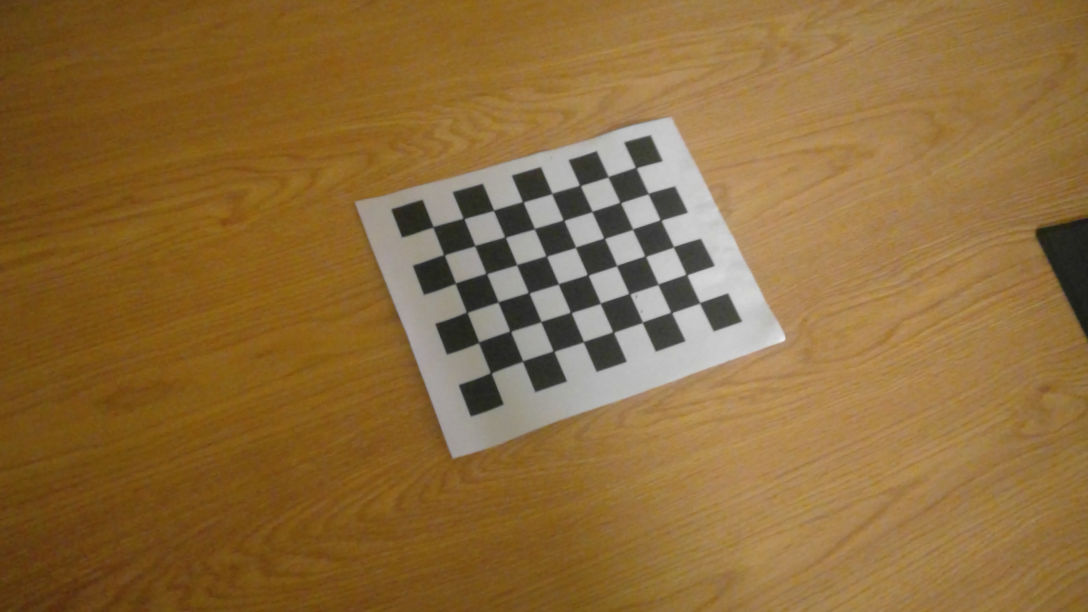
//> input picture data/c2/WIN_20170406_17_00_19_Pro.jpg, 3264 x 1836 px (shown at 1/3 size)
$ ./CameraCalibration   (built with g++ and OpenCV 4)
//> lines starting //> are read from the running program, lines starting //| are printed output that depends on the picture; after the words box and inside, x2 and y2 are one past the last pixel; in counts of white or black regions, pixels touching at a corner belong together
### ConsoleApplication1/stdafx.h
// stdafx.h : include file for standard system include files,
// or project specific include files that are used frequently, but
// are changed infrequently
//

#pragma once

#include "targetver.h"

#include <stdio.h>
#include <tchar.h>


// TODO: reference additional headers your program requires here

### ConsoleApplication1/CameraCalibration.cpp
// ConsoleApplication1.cpp : Defines the entry point for the console application.
//

#include "stdafx.h"
#include <opencv2/opencv.hpp>
#include <vector>

using namespace cv;
using namespace std;

int main()
{

	// Flip this parameter if you want to test the calibration from a saved file
	bool und = false;
	String calibFile = "checkers.calib";

	if (und) {
		cout << "Undistorting image...";
		FileStorage fs1(calibFile, FileStorage::READ);
		Mat intrinsic;
		Mat distCoeffs;
		fs1["intrinsic"] >> intrinsic;
		fs1["distCoeffs"] >> distCoeffs;
		Mat im = imread("../data/smile.jpg");
		Mat im_dist;

		undistort(im, im_dist, intrinsic, distCoeffs);
		resize(im_dist, im_dist, im_dist.size() / 4);
		resize(im, im, im.size() / 4);
		imshow("original", im);
		imshow("undistorted", im_dist);
		waitKey();
		return 0;
	}

	// Run the camera calibration algorithm
	cout << "Calibrating camera...\n";
	int numCornersHor = 8;
	int numCornersVer = 6;

	int numSquares = numCornersHor * numCornersVer;
	Size board_sz = Size(numCornersHor, numCornersVer);

	vector<vector<Point3f>> object_points;
	vector<vector<Point2f>> image_points;

	vector<Point2f> corners;
	int successes = 0;

	Mat image;
	Mat gray_image;

	vector<Point3f> obj;
	for (int j = 0; j<numSquares; j++)
		obj.push_back(Point3f(j / numCornersHor, j%numCornersHor, 0.0f));

	String path("../data/c2/*.jpg");
	vector<Mat> imgVec;
	vector<String> fn;
	glob(path, fn, true); // recurse
	for (size_t k = 0; k<fn.size(); ++k)
	{
		Mat im = imread(fn[k]);
//> im is the input picture: 1836 rows x 3264 cols, CV_8UC3; mean B, G, R 59, 107.8, 141.1
		//resize(im, im, Size(1080, 720));
		imgVec.push_back(im);
	}

	vector< Mat >::const_iterator itr = imgVec.begin();
	vector< Mat >::const_iterator end = imgVec.end();
	for (int i = 0; itr != end; ++itr, ++i)
	{
		cout << "Finding corners for image: " << i << "\n";
		itr->copyTo(image);
		cvtColor(image, gray_image, CV_BGR2GRAY);

		bool found = findChessboardCorners(image, board_sz, corners, CV_CALIB_CB_ADAPTIVE_THRESH | CV_CALIB_CB_FILTER_QUADS);

		cornerSubPix(gray_image, corners, Size(11, 11), Size(-1, -1), TermCriteria(CV_TERMCRIT_EPS | CV_TERMCRIT_ITER, 30, 0.1));
		drawChessboardCorners(gray_image, board_sz, corners, found);

		image_points.push_back(corners);
		object_points.push_back(obj);

	}
//> this loop made 3 passes
//| Finding corners for image: 0
//| Finding corners for image: 1
//| Finding corners for image: 2
//> pass 1, `cvtColor(image, gray_image, CV_BGR2GRAY);`:
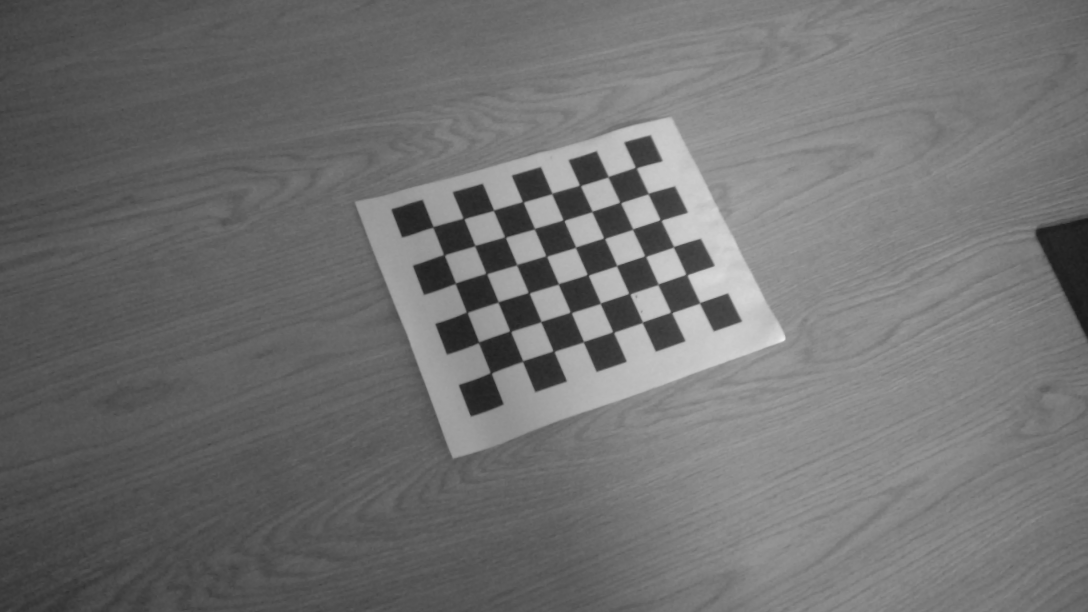
//> gray_image: 1836 rows x 3264 cols, CV_8UC1 (shown at 1/3 size); min 23, max 242, mean 112.2
//> pass 1, `drawChessboardCorners(gray_image, board_sz, corners, found);`:
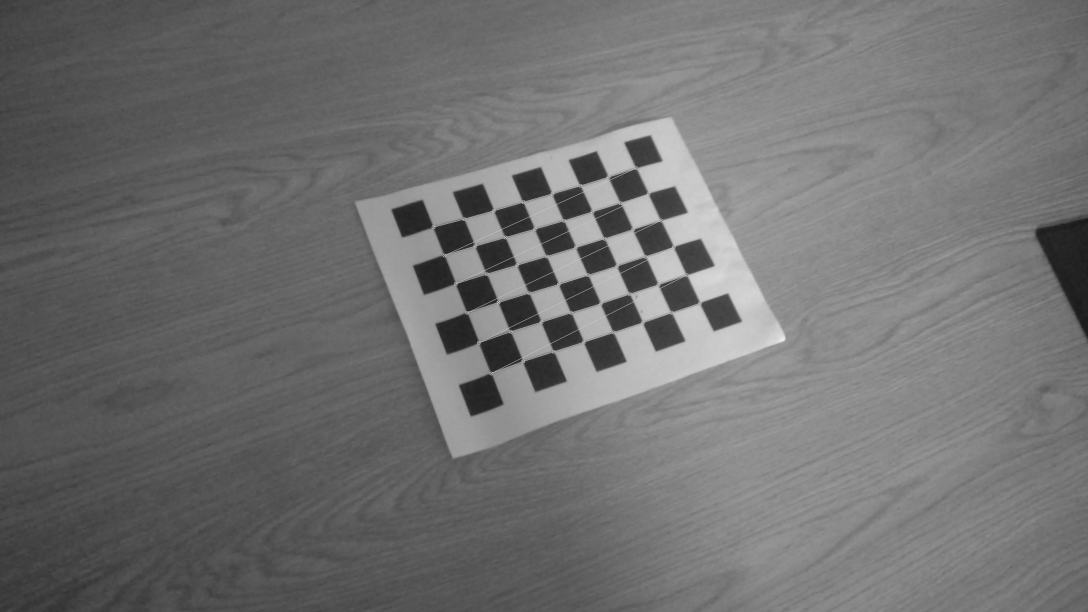
//> gray_image: 1836 rows x 3264 cols, CV_8UC1 (shown at 1/3 size); 0.39% of pixels changed, all inside (x1, y1, x2, y2) = (1294, 498, 2107, 1127)
//> pass 2, `cvtColor(image, gray_image, CV_BGR2GRAY);`:
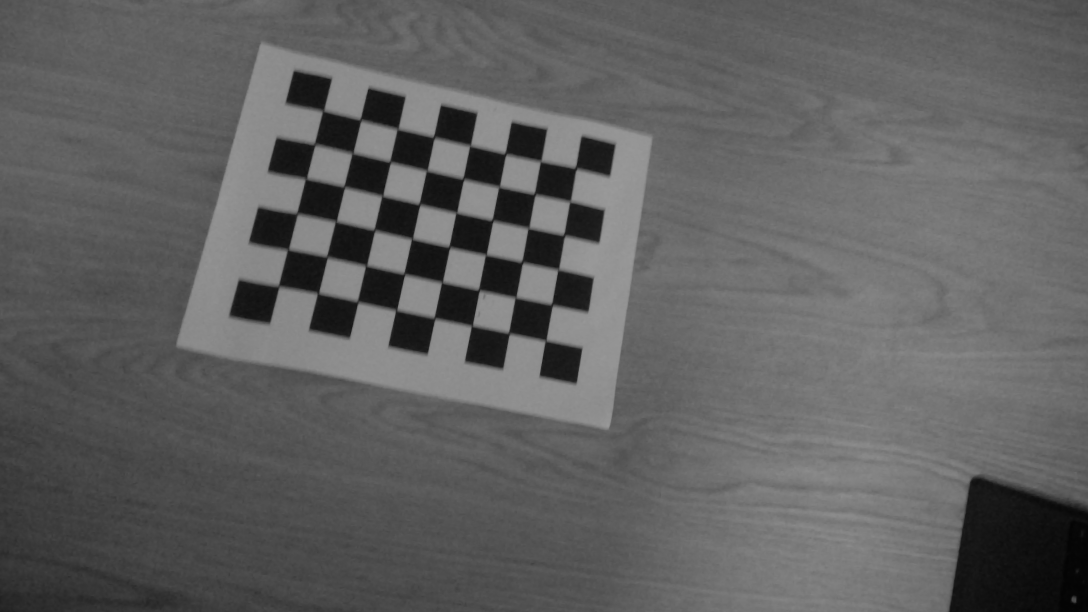
//> gray_image: 1836 rows x 3264 cols, CV_8UC1 (shown at 1/3 size); min 3, max 154, mean 96.4
//> pass 2, `drawChessboardCorners(gray_image, board_sz, corners, found);`:
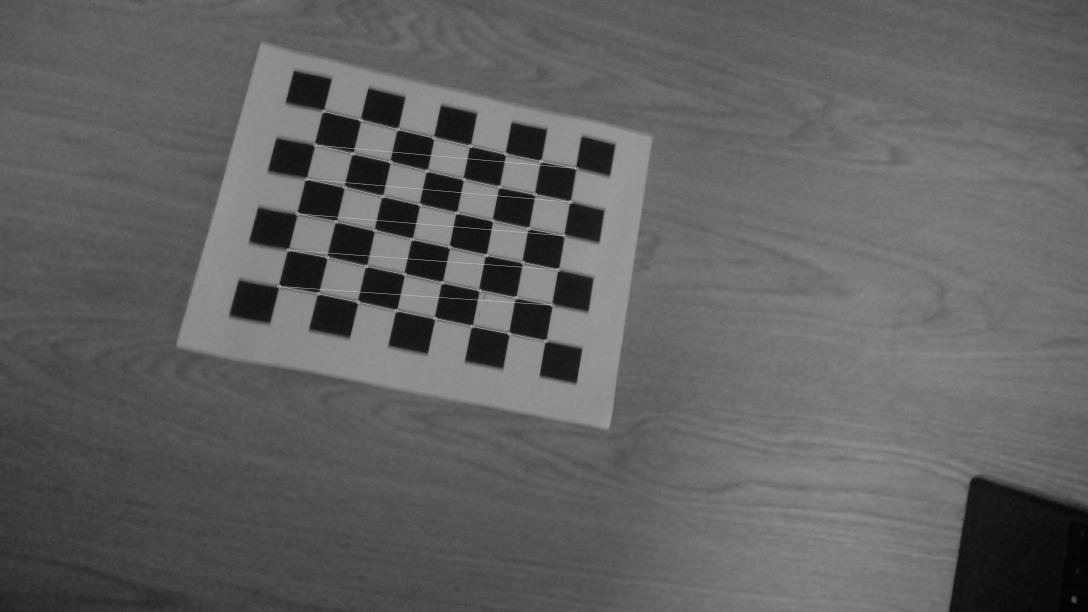
//> gray_image: 1836 rows x 3264 cols, CV_8UC1 (shown at 1/3 size); 0.5% of pixels changed, all inside (x1, y1, x2, y2) = (831, 328, 1736, 1030)
//> after the loop:
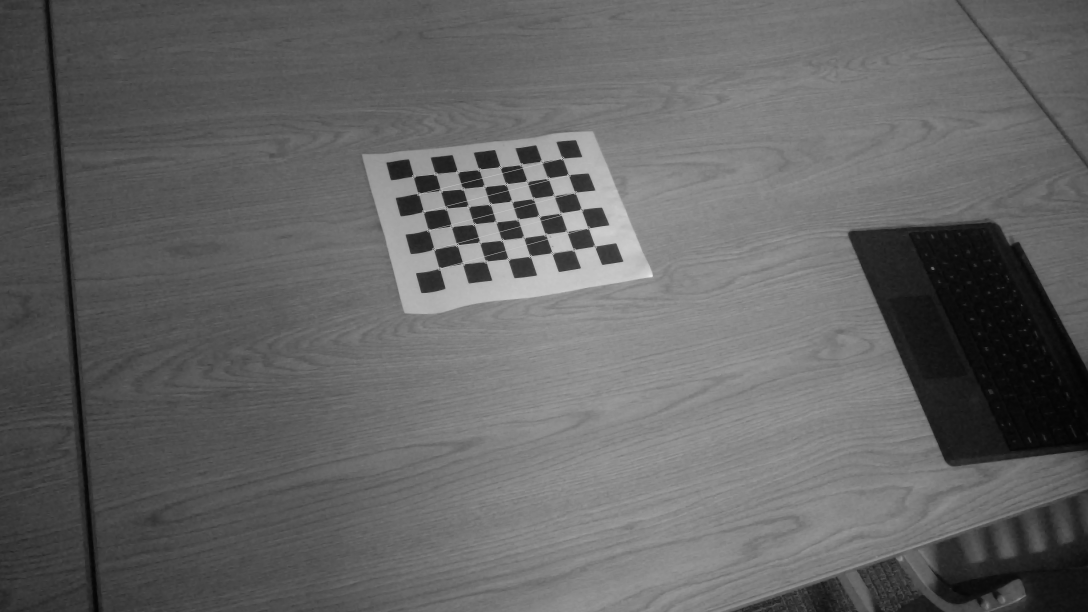
//> gray_image: 1836 rows x 3264 cols, CV_8UC1 (shown at 1/3 size); min 1, max 238, mean 100.1
//> after the loop, corners = 48 Points (x, y), first 12: [1240.6, 528.8], [1307.5, 522.1], [1373, 515.9], [1437.7, 509.3], [1501.3, 501.6], [1563.6, 494.5], [1625.9, 485.2], [1687.5, 475.2], [1255.5, 581.5], [1322.8, 573.3], [1389.2, 567.2], [1453.8, 560.3]

	Mat intrinsic = Mat(3, 3, CV_32FC1);
	Mat distCoeffs;
	vector<Mat> rvecs;
	vector<Mat> tvecs;

	intrinsic.ptr<float>(0)[0] = 1;
	intrinsic.ptr<float>(1)[1] = 1;

	cout << "Calibrating camera now...\n";
	double error = calibrateCamera(object_points, image_points, image.size(), intrinsic, distCoeffs, rvecs, tvecs);
//> intrinsic = [[3032.8, 0, 1485.4], [0, 3110.8, 869.3], [0, 0, 1]]; distCoeffs = [0.394, 0.752, -0.031, -0.0328, -50.39]; error = 1.34
	cout << "The calibration error is: " << error << "\n";
//| The calibration error is: 1.34033

	FileStorage fs("checkers.calib", FileStorage::WRITE);
	fs << "intrinsic" << intrinsic;
	fs << "distCoeffs" << distCoeffs;
	fs << "error" << error;
	printf("Done Calibration\n");
	waitKey();

	return 0;
}
